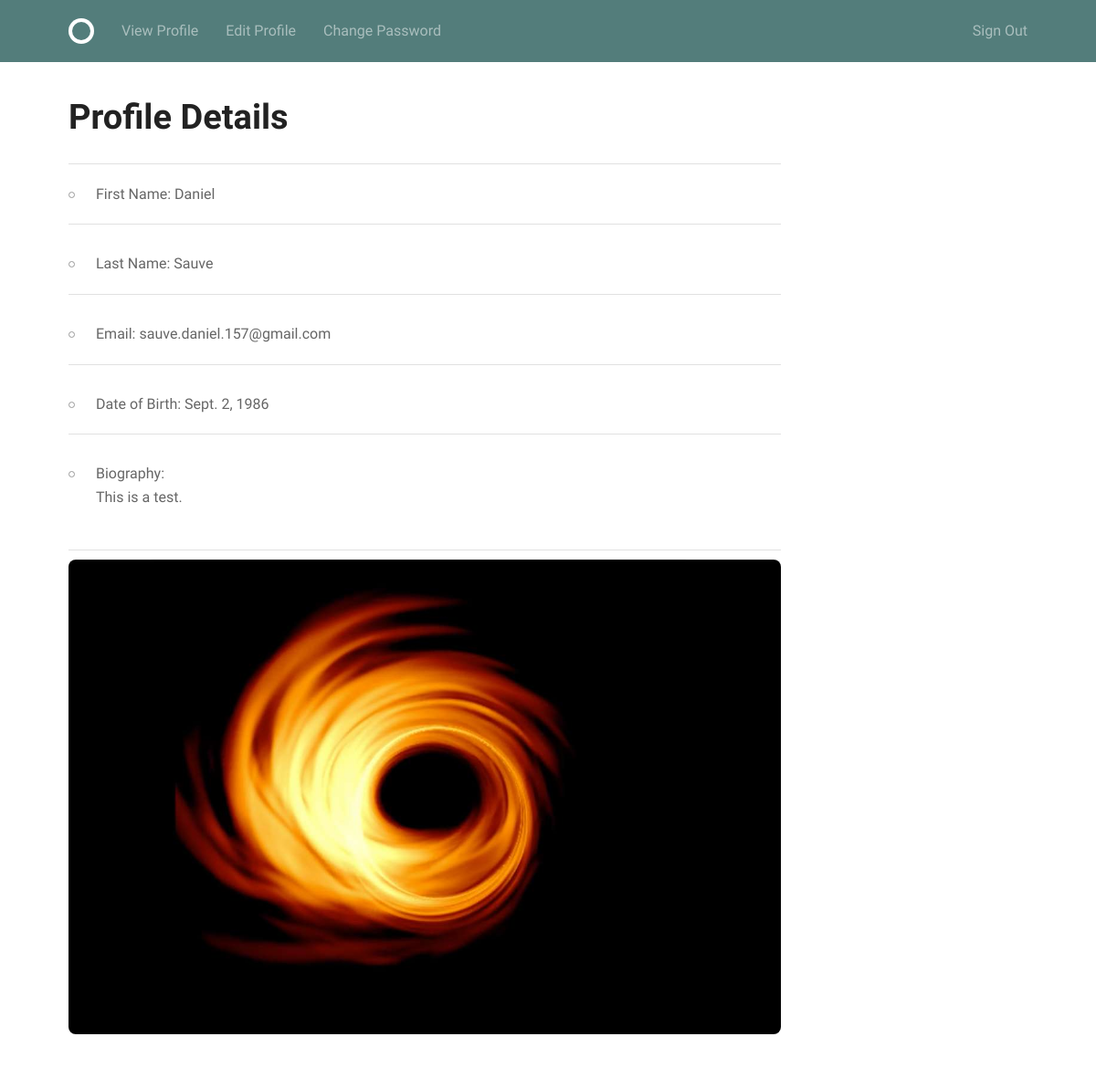
The page /accounts/profile/view/11/ (signed in) on the database its author committed.
### accounts/models.py (models this page shows, shortened)
class Profile(models.Model):
    user = models.OneToOneField(User, on_delete=models.CASCADE)
    first_name = models.CharField(max_length=100)
    last_name = models.CharField(max_length=100)
    email = models.EmailField(unique=True)
    date_of_birth = models.DateField()
    bio = models.TextField()
    avatar = models.ImageField(default='images/default.jpg', upload_to='images/')

### accounts/views.py (the view)
# urls.py: url(r'profile/view/(?P<pk>\d+)/$', views.view_profile, name='view_profile'),
def view_profile(request, pk):
    profile = retrieve_profile(request, pk)
    return render(request, 'accounts/view_profile.html', {'profile': profile})

### accounts/views.py (called while the page is built)
def retrieve_profile(request, pk):
    user = get_object_or_404(models.User, pk=pk)
    profile = get_object_or_404(models.Profile, user=user)
    return profile

### accounts/templates/accounts/view_profile.html (shortened to what this page needs)
{% extends 'home.html' %}
{% block body %}
<div class="grid-75">
  <h1>Profile Details</h1>
  <ul class="circle--group--list">
    <li>First Name: {{ profile.first_name }}</li>
    <li>Last Name: {{ profile.last_name }}</li>
    <li>Email: {{ profile.email }}</li>
    <li>Date of Birth: {{ profile.date_of_birth }}</li>
    <li>Biography: {{ profile.bio|safe }}</li>
    <img class="circle--primary--avatar" src="{{ profile.avatar.url }}">
  </ul>
</div>
{% endblock %}

### assets/css/global.css (style rules this page uses)
html { font-family: sans-serif; -ms-text-size-adjust: 100%; -webkit-text-size-adjust: 100%; }
body { margin: 0; }
h1 { font-size: 2em; margin: 0.67em 0; }
img { border: 0; }
html { font-size: 62.5%; }
body { font-size: 1.5em; line-height: 1.6; font-weight: 400; font-family: "Cousine"; color: #666; }
.grid, .grid-5, .grid-10, .grid-15, .grid-20, .grid-25, .grid-30, .grid-33, .grid-35, .grid-40, .grid-45, .grid-50, .grid-55, .grid-60, .grid-65, .grid-66, .grid-70, .grid-75, .grid-80, .grid-90, .grid-95, .grid-100 { float: left; box-sizing: border-box; position: relative; }
.grid-75 { width: 75%; padding: 0 15px; }
h1, h2, h3, h4, h5, h6 { margin-top: 0; margin-bottom: 2rem; font-weight: bold; font-family: "Work Sans", sans-serif; color: #222; }
h1 { font-size: 3.8rem; }
@media (min-width: 550px) { h1 { font-size: 3.8rem; } }
p { margin-top: 0; font-size: 1.6rem; }
ul { list-style: circle inside; }
ul { padding-left: 0; margin-top: 0; }
li { margin-bottom: 1rem; font-size: 1.6rem; }
pre, blockquote, dl, figure, table, p, ul, ol, form { margin-bottom: 2.5rem; }
.circle--group--list { border-top: 1px solid #e1e1e1; list-style: none; }
.circle--group--list li { border-bottom: 1px solid #e1e1e1; padding: 2rem 0 2rem 3rem; }
.circle--group--list li:before { content: ""; float: left; margin: 10px 0 0 -30px; width: 5px; height: 5px; border: 1px solid #999; border-radius: 10px; display: block; }
.circle--primary--avatar { width: 100%; border-radius: 8px; background: #f9f9f9; overflow: hidden; text-align: center; box-sizing: border-box; position: relative; position: relative; }
.circle--primary--avatar:before { display: block; content: ""; width: 100%; padding-top: 100%; }

### rows shown on the page
Profile: first_name "Daniel", last_name "Sauve", email "sauve.daniel.157@gmail.com", date_of_birth "Sept. 2, 1986", bio "This is a test.", avatar (picture)
